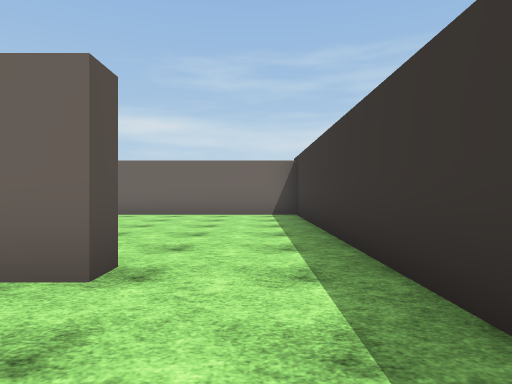
View 1 (above)

23 first-person views from a walk through a 3-D level made in the Unity game engine. The camera is 1.3 m above the floor, looks level and sees 75° across. The floor is counted in squares, 2 m on a side. Each view is taken from the middle of a square. On the plan, view 1 faces up. The plan holds only what a view shows up to about 10 squares ahead; the rest is blank. The player character is not drawn. Some surface patterns are stand-ins.

View 2
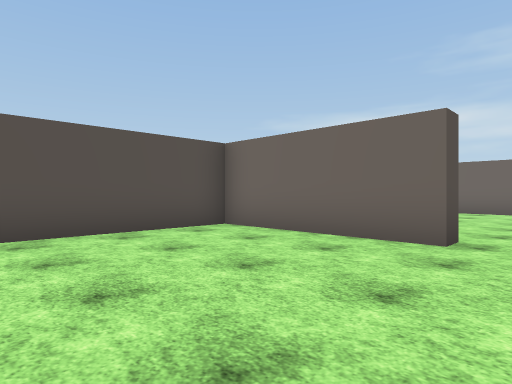

View 3
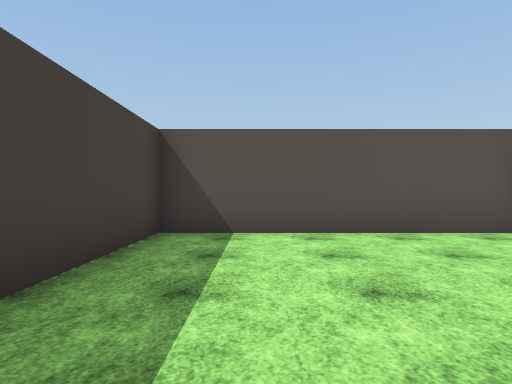

View 4
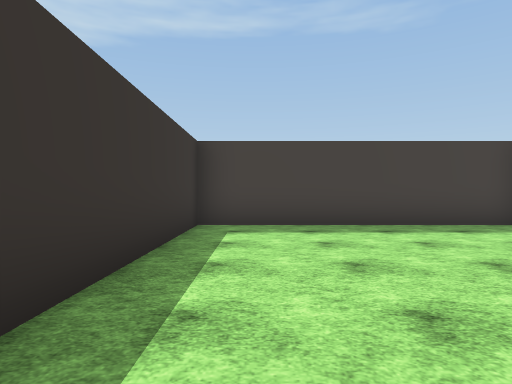

View 5
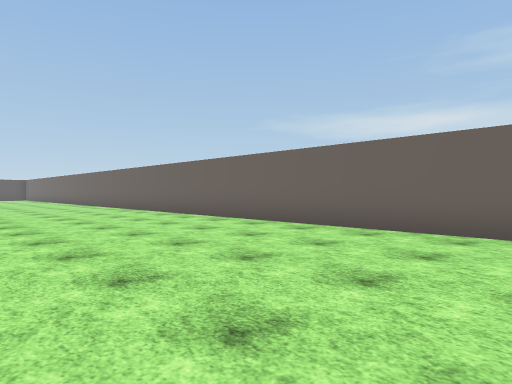

View 6
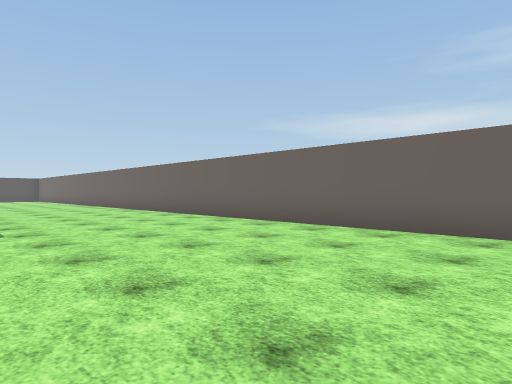

View 7
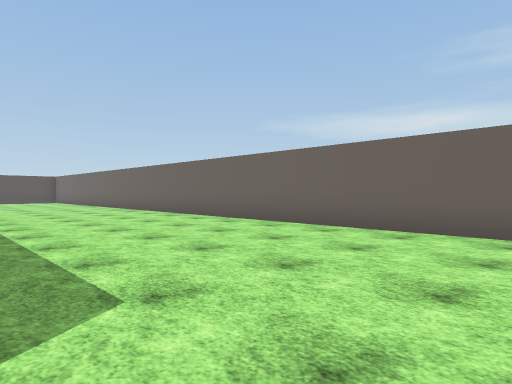

View 8
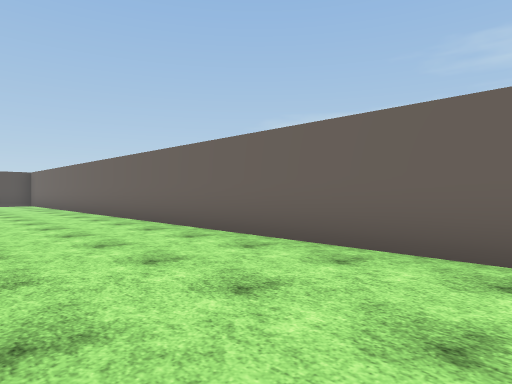

View 9
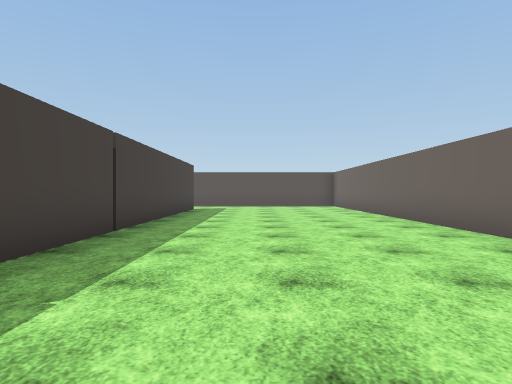

View 10
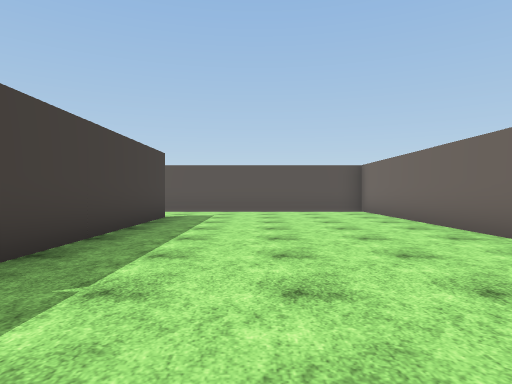

View 11
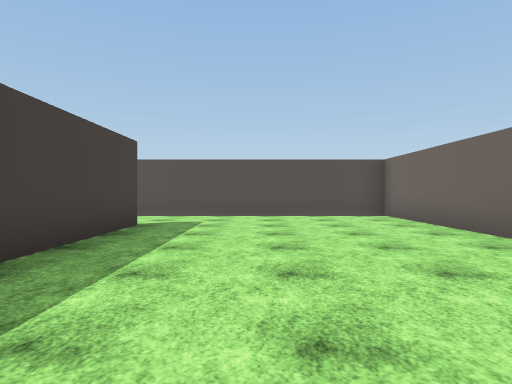

View 12
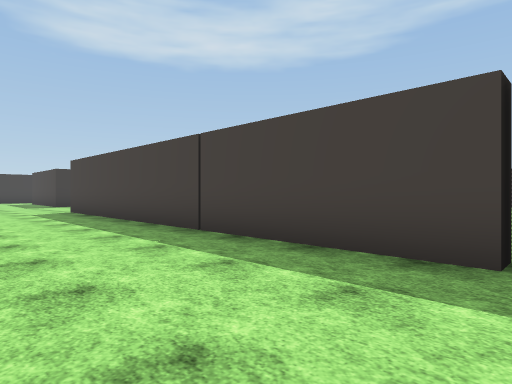

View 13
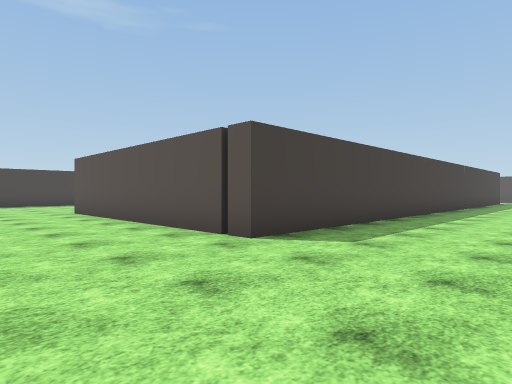

View 14
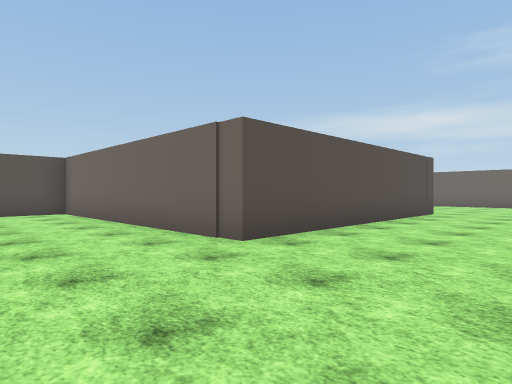

View 15
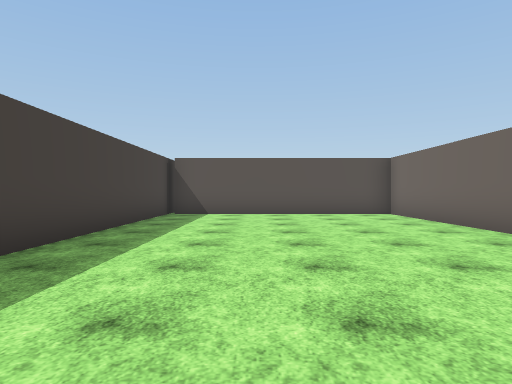

View 16
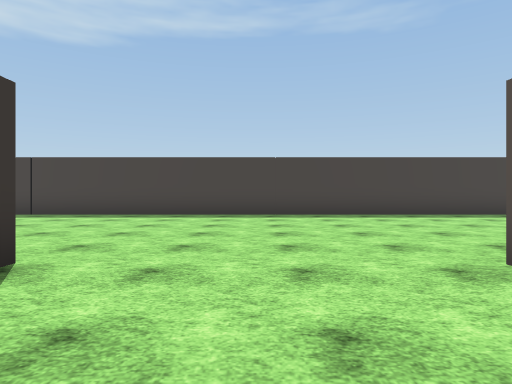

View 17
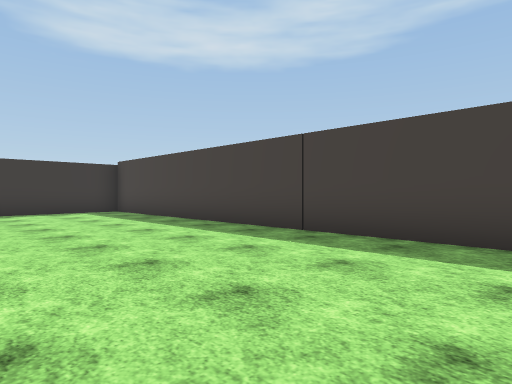

View 18
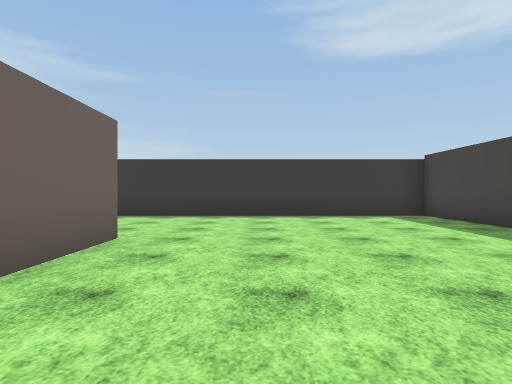

View 19
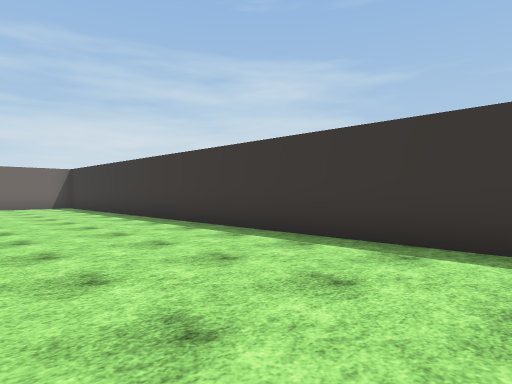

View 20
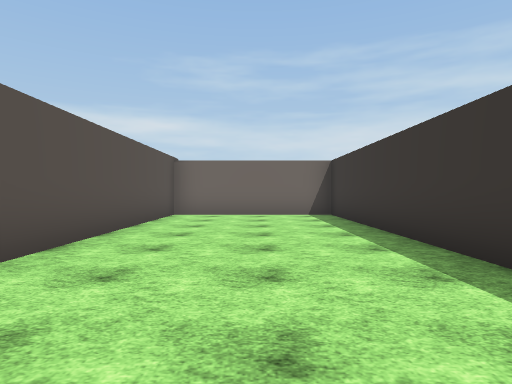

View 21
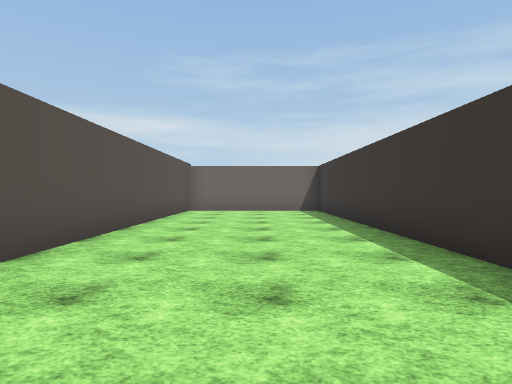

View 22
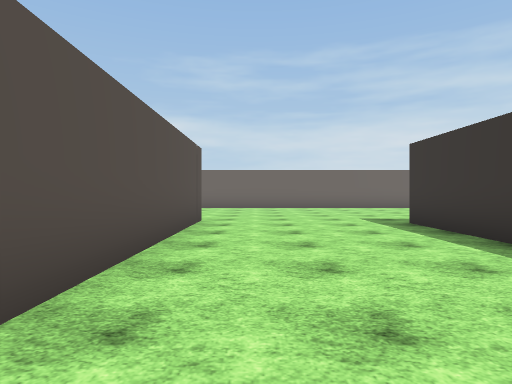

View 23
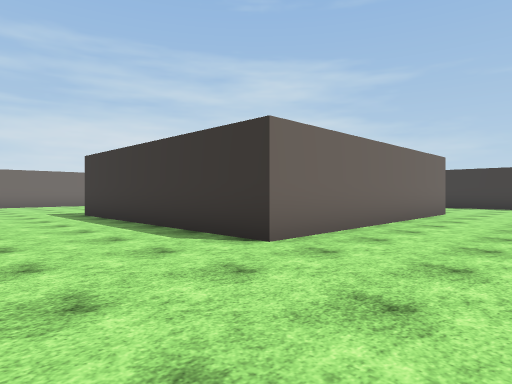

### Floor plan
Points are (right, up) in squares from view 1. A wall is a line through its corners. A room is listed if a view was taken in it or the views show most of it. See-through windows are left out.
Room 1 (views 1, 2, 3)
walls: (-1.2, 2.4) (-5.3, 2.4) (-5.3, -3.5) (1.2, -3.5) (1.2, 2.4)
ways out: opening at (-0.5, 3) to room 2
Room 2 (views 4, 5, 6, 7, 8, 9, 10, 11, 12, 13, 14, 15, 16, 17, 18, 19, 20, 21, 22, 23)
walls: (-1.2, 3) (-1.2, 2.4); (1.2, 2.4) (1.2, 9.6) (-31.2, 9.6) (-31.2, 2.8); (1.8, -4.1) (-5.8, -4.1) (-5.8, 3); (-28.6, 3.7) (-10.2, 3.7) (-10.2, -4.1) (-17.8, -4.1) (-17.8, -10.6) (6.2, -10.6) (6.2, 9.6) (1.7, 9.6) (1.7, 1)
ways out: opening at (-0.5, 3) to room 1; opening at (-29.5, 4)

Positions as (right, up) in squares from view 1, and headings:
1: (0, 0), facing up
2: (0, -2), facing up-left
3: (0, -2), facing left
4: (0, 3), facing down
5: (-1, 4), facing up-left
6: (-5, 4), facing up-left
7: (-9, 4), facing up-left
8: (-13, 6), facing up-left
9: (-16, 6), facing left
10: (-20, 6), facing left
11: (-22, 6), facing left
12: (-22, 7), facing down-right
13: (-7, 7), facing down-left
14: (-7, -7), facing up-left
15: (-8, -8), facing left
16: (-8, -1), facing down
17: (-5, -6), facing down-right
18: (-3, -6), facing right
19: (2, -5), facing up-right
20: (4, 0), facing up
21: (4, -2), facing up
22: (-9, -4), facing up
23: (-9, -7), facing up-right
